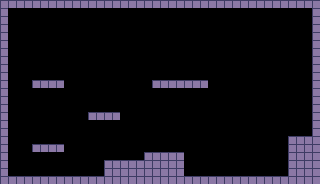

This game map was drawn from its Tiled (.tmx) file and the tilesets committed beside it. A one-line description and the trimmed map source follow:
An orthogonal 40x23 tile map with 8x8 px tiles, 2 tile layers (Ground, Platforms) and 2 objects (wanderer, player).

<map version="1.5" tiledversion="1.7.2" orientation="orthogonal" renderorder="right-down" width="40" height="23" tilewidth="8" tileheight="8" infinite="0" nextlayerid="7" nextobjectid="8">
 <editorsettings>
  <export target="level_test.json" format="json" />
 </editorsettings>
 <tileset firstgid="1" name="dev-block" tilewidth="8" tileheight="8" tilecount="1" columns="1">
  <image source="../tilesets/dev-block.png" width="8" height="8" />
 </tileset>
 <layer id="1" name="Ground" width="40" height="23" locked="1">
  <data>[920 cells, 162 non-empty, 1 distinct tile ids]</data>
 </layer>
 <layer id="2" name="Platforms" width="40" height="23">
  <data>[920 cells, 19 non-empty, 1 distinct tile ids]</data>
 </layer>
 <objectgroup id="5" name="Enemies">
  <object id="5" name="enemy" type="wanderer" x="184" y="80">
   <point />
  </object>
 </objectgroup>
 <objectgroup id="3" name="Positions" locked="1">
  <object id="1" name="player" x="32" y="176">
   <point />
  </object>
 </objectgroup>
</map>